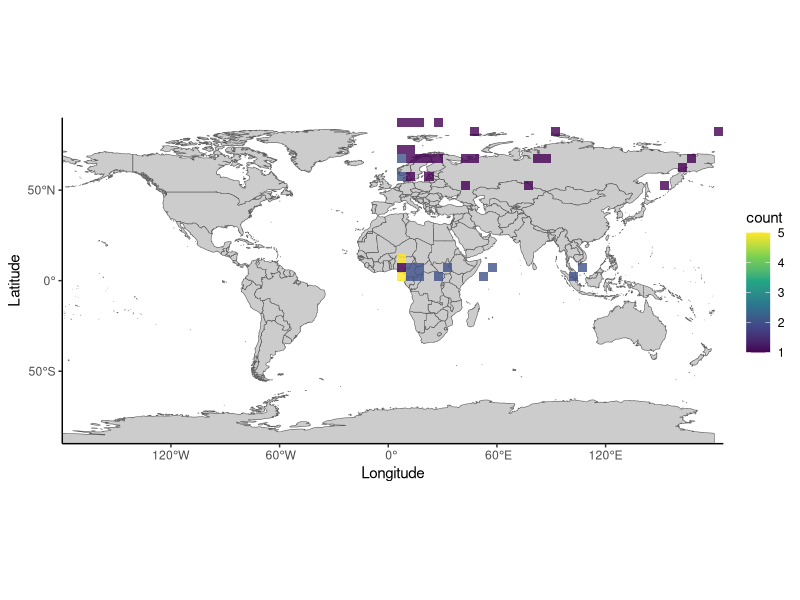
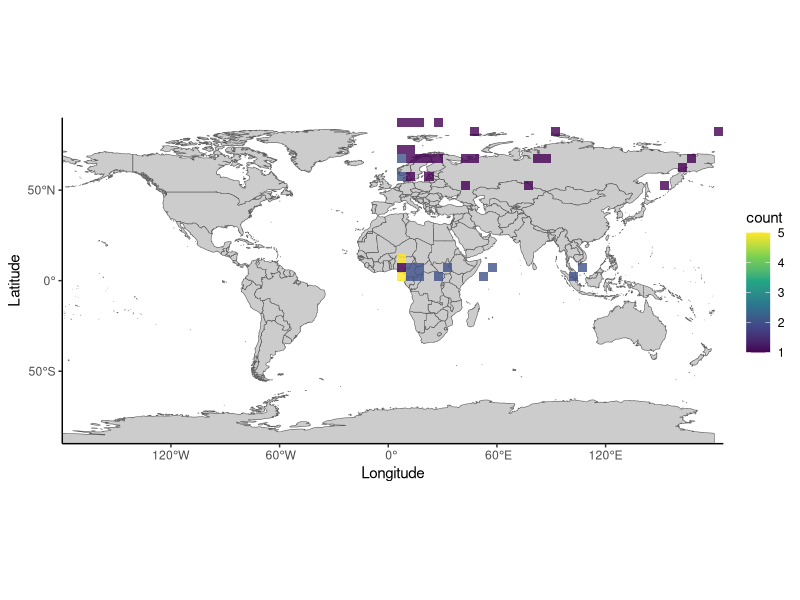

Recreate these plots in R, in order.
## Name: spatial_density
## Purpose: test density plot for 5 degree grids
## Author: Micheline Campbell
## Date created: 20200728
  ## Last edited: 20200728
  ## Edited by: MC
## Contact info: michelineleecampbell@gmail.com
## Notes: https://www.r-spatial.org/r/2018/10/25/ggplot2-sf.html, https://stackoverflow.com/questions/38822718/creating-2d-bins-in-r


# packages ----------------------------------------------------------------
library(tidyverse)
library(sf)
library(rnaturalearth)
library(rnaturalearthdata)


# data --------------------------------------------------------------------

dat <- read_csv("spatial_density/test_data.csv") # mock proxy data
world <- ne_countries(scale = "medium", returnclass = "sf") # world map data
# aes(fill = continent)

ggplot(data = world) +
  # scale_fill_viridis_d() +
  geom_sf(fill = "grey80") +
  # scale_fill_viridis_d() +
  coord_sf(expand = FALSE) +
  xlab("Longitude") +
  ylab("Latitude") +
  # coord_sf(crs = "+proj=laea +lat_0=52 +lon_0=10 +x_0=4321000 +y_0=3210000 +ellps=GRS80 +units=m +no_defs ") + Want to figure out how to get geom_bin2d to work with a different projection
  geom_bin2d(data = dat, aes(x=longitude, y = latitude), binwidth = 5, alpha = 0.8, inherit.aes = FALSE) + #gridded, where binwidth is 5*5 degrees
  scale_fill_viridis_c() +
  theme_classic() #is there any other theme?

ggsave("spatial_density/test_map2.png", width = 5, height = 2.5, units = "in")
